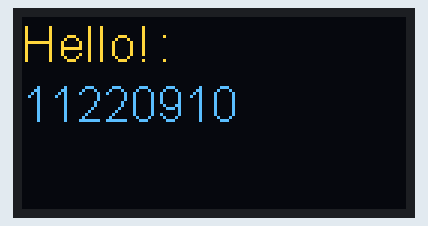
This sketch was run on a simulated ESP8266 (NodeMCU). Parts: 128×64 one-colour display. The OLED is the two-colour kind (top 16 rows yellow).

Above: at 0.1 s.

The sketch:

1.3-inch_oled-esp8266.ino
```cpp
#include <Wire.h> // make sure esp8266 is installed (in boards)
#include "SH1106Wire.h"
SH1106Wire display(0x3c, D2, D1); // (d2-- sda) (d1--scl)

void setup() {
  Serial.begin(9600);

  display.init(); // initalise the display
  display.flipScreenVertically(); // flip display vertically, i like it vertically so...
  display.setFont(ArialMT_Plain_16); // set the font and size you can change 16 to what ever size you want
  display.setTextAlignment(TEXT_ALIGN_LEFT); // sets the alignment to left( you can use center, right also)

}

void loop() {

  // convert Integer to string ( as display only have function to show strings)
  char str[20];    //create an empty string to store number
  int number = 11220910;
  sprintf(str, "%d", number);  // here value of integer is converted to string and saved in str

  display.clear(); // clear display

  display.drawString(0,0, "Hello! : ");  // the 0,0 is the coordinate of word on display and there are 128*64 (1.3")
  display.drawString(0,20, str); // display integer value // here 0,20 shows that this word will be 20p below first word

  display.display(); // display the functions above
}
```
